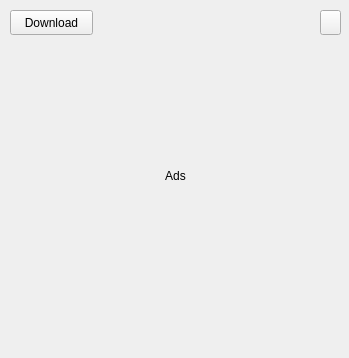
<?xml version="1.0" encoding="UTF-8"?>
<ui version="4.0">
 <class>MainWindow</class>
 <widget class="QMainWindow" name="MainWindow">
  <property name="geometry">
   <rect>
    <x>0</x>
    <y>0</y>
    <width>349</width>
    <height>358</height>
   </rect>
  </property>
  <property name="windowTitle">
   <string>Ads</string>
  </property>
  <widget class="QWidget" name="centralwidget">
   <widget class="QLabel" name="ads_l">
    <property name="geometry">
     <rect>
      <x>0</x>
      <y>0</y>
      <width>351</width>
      <height>351</height>
     </rect>
    </property>
    <property name="cursor">
     <cursorShape>ArrowCursor</cursorShape>
    </property>
    <property name="contextMenuPolicy">
     <enum>Qt::NoContextMenu</enum>
    </property>
    <property name="autoFillBackground">
     <bool>false</bool>
    </property>
    <property name="styleSheet">
     <string notr="true">ads_l-&gt;setScaledContents( true );

ads_l-&gt;setSizePolicy( QSizePolicy::Ignored, QSizePolicy::Ignored );</string>
    </property>
    <property name="frameShape">
     <enum>QFrame::NoFrame</enum>
    </property>
    <property name="text">
     <string>Ads</string>
    </property>
    <property name="alignment">
     <set>Qt::AlignCenter</set>
    </property>
   </widget>
   <widget class="QPushButton" name="exit_b">
    <property name="geometry">
     <rect>
      <x>320</x>
      <y>10</y>
      <width>21</width>
      <height>25</height>
     </rect>
    </property>
    <property name="cursor">
     <cursorShape>PointingHandCursor</cursorShape>
    </property>
    <property name="text">
     <string/>
    </property>
   </widget>
   <widget class="QPushButton" name="pushButton">
    <property name="geometry">
     <rect>
      <x>10</x>
      <y>10</y>
      <width>83</width>
      <height>25</height>
     </rect>
    </property>
    <property name="cursor">
     <cursorShape>PointingHandCursor</cursorShape>
    </property>
    <property name="text">
     <string>Download</string>
    </property>
   </widget>
  </widget>
 </widget>
 <resources/>
 <connections/>
</ui>
